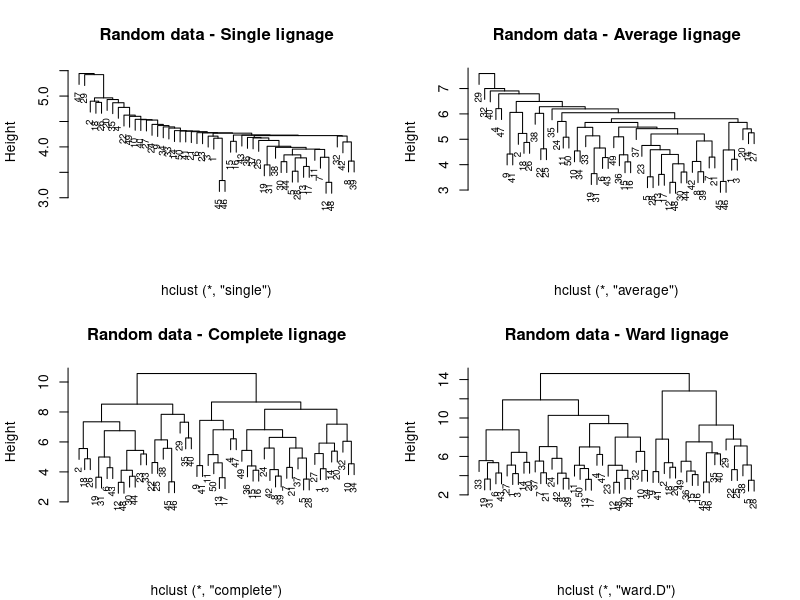

Reproduce this figure in R. (Note: this script raises an error after producing the figure.)
################################################################
##
## Apply clustering algorithm on random data to show that the
## agglomeration rule has an impact, even when the data is not
## structured.
##
################################################################

## Generate a data frame with random numbers
x <- matrix(nrow=50, ncol=20,rnorm(n=50*20, m=0, sd=1))
x <- data.frame(x)

## calculate a distance matrix
d <- dist(x)

X11(width=10,height=8)
par(mfrow=c(2,2))

## Apply hierarchical clustering
plot(t <- hclust(d, method='single'), main="Random data - Single lignage",xlab="", cex=0.7)

## Apply hierarchical clustering
plot(t <- hclust(d, method='average'), main="Random data - Average lignage",xlab="", cex=0.7)

## Apply hierarchical clustering
plot(t <- hclust(d, method='complete'), main="Random data - Complete lignage",xlab="", cex=0.7)

## Apply hierarchical clustering
plot(t <- hclust(d, method='ward'), main="Random data - Ward lignage",xlab="", cex=0.7)

par(mfrow=c(1,1))

setwd(dir.figures); export.plot(file.prefix='hclust_linkage_effect_random_data', export.formats=export.formats.plots, width=10,height=8)

